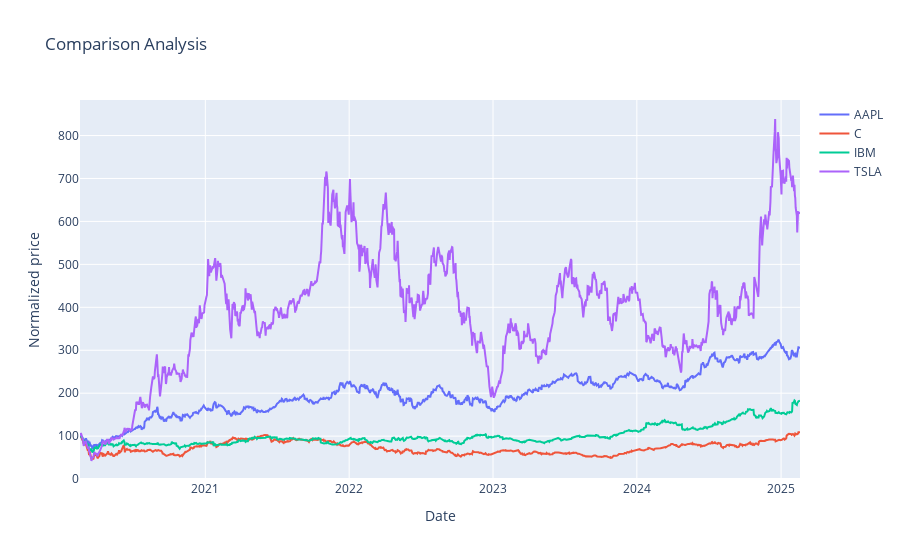

Source (notebook cell):
### Markdown cell above
## customizing title , xaxis_label and yaxis_label

### Code cell
fig = go.Figure(data=[go.Scatter(x=norm.index, y=norm[ticker], name=ticker) for ticker in norm.columns])
fig.update_layout(title='Comparison Analysis',
                   xaxis_title='Date',
                   yaxis_title='Normalized price')
fig.show()

### Figure 1 — Plotly figure (JSON) as saved in the notebook; plotly's stock layout.template omitted (floating-point values rounded to 4 significant figures; data arrays with more than 128 entries replaced by an {"elided": "..."} marker saying what was removed)
{"data": [{"name": "AAPL", "type": "scatter", "x": {"elided": "1258 str values"}, "y": {"elided": "1258 float values"}}, {"name": "C", "type": "scatter", "x": {"elided": "1258 str values"}, "y": {"elided": "1258 float values"}}, {"name": "IBM", "type": "scatter", "x": {"elided": "1258 str values"}, "y": {"elided": "1258 float values"}}, {"name": "TSLA", "type": "scatter", "x": {"elided": "1258 str values"}, "y": {"elided": "1258 float values"}}], "layout": {"title": {"text": "Comparison Analysis"}, "xaxis": {"title": {"text": "Date"}}, "yaxis": {"title": {"text": "Normalized price"}}}}
